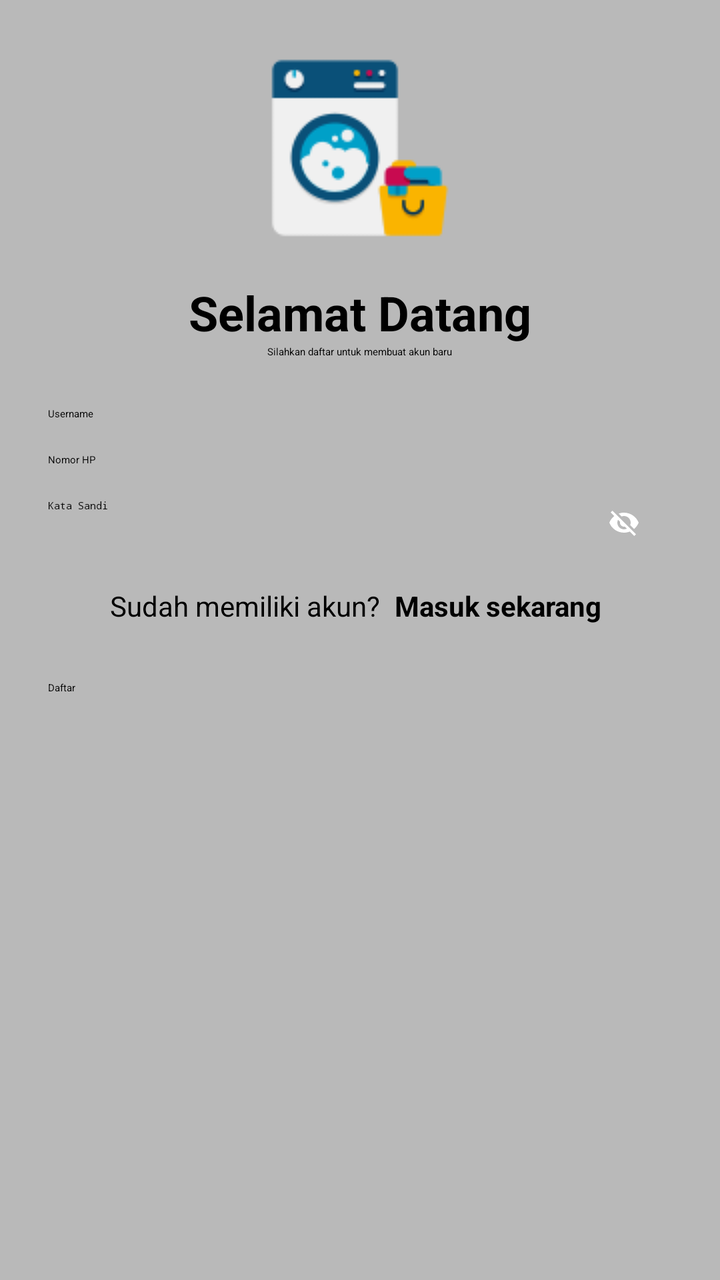
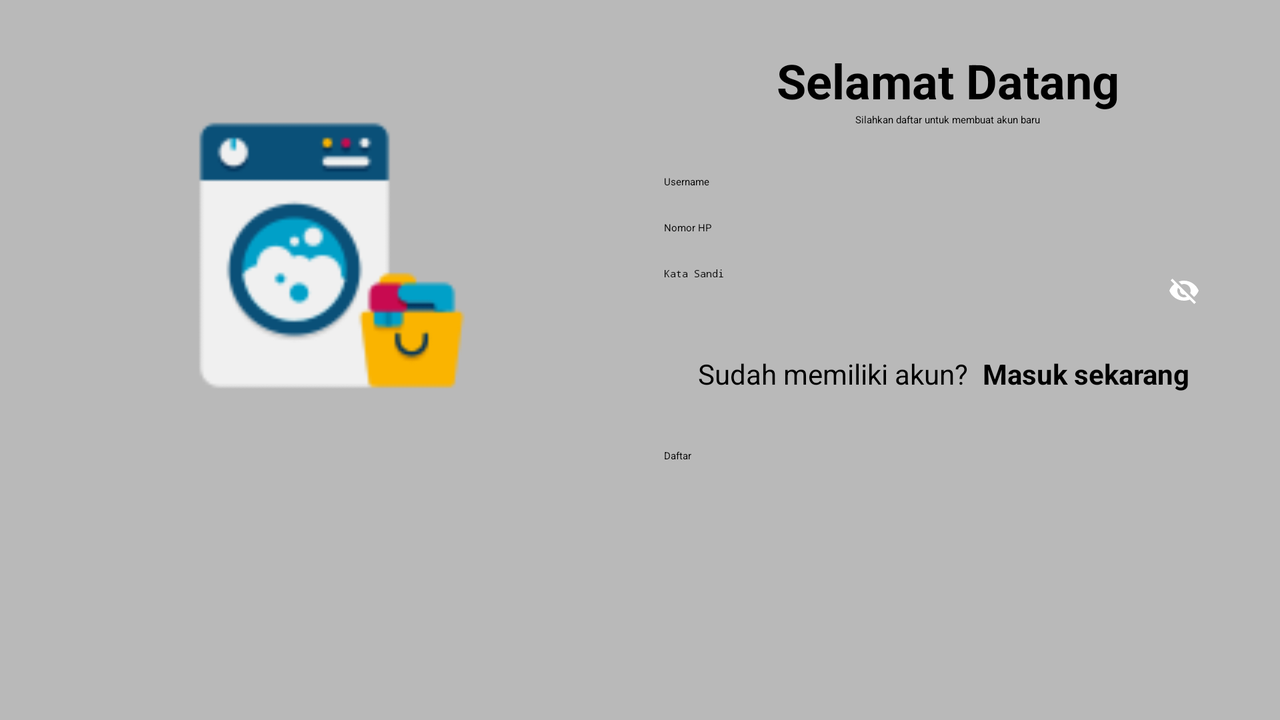

Two renders of one Android screen. The first uses the default layout on a phone; the second uses the alternative layout the repository ships for a different screen configuration, on a matching device. The two XML files are below.
<!-- AndroidManifest.xml: application theme Theme.Laundry -->
<!-- res/layout/activity_register.xml -->
<?xml version="1.0" encoding="utf-8"?>
<ScrollView xmlns:android="http://schemas.android.com/apk/res/android"
    android:layout_width="match_parent"
    android:layout_height="match_parent"
    android:background="#b9b9b9"
    android:id="@+id/register">

    <LinearLayout
        android:layout_width="match_parent"
        android:layout_height="wrap_content"
        android:orientation="vertical"
        android:padding="24dp"
        android:gravity="center_horizontal">

        <ImageView
            android:layout_width="100dp"
            android:layout_height="100dp"
            android:layout_marginBottom="16dp"
            android:src="@drawable/img" />

        <TextView
            android:id="@+id/tvselamatdatangregister"
            android:layout_width="wrap_content"
            android:layout_height="wrap_content"
            android:text="Selamat Datang"
            android:textColor="@color/black"
            android:textSize="24sp"
            android:textStyle="bold" />

        <TextView
            android:id="@+id/tvSilahkanDaftar"
            android:layout_width="wrap_content"
            android:layout_height="wrap_content"
            android:textColor="@color/black"
            android:text="Silahkan daftar untuk membuat akun baru"
            android:layout_marginBottom="24dp"
            android:gravity="center"
            android:textAlignment="center" />

        <EditText
            android:id="@+id/etusernameregister"
            android:layout_width="match_parent"
            android:layout_height="wrap_content"
            android:hint="Username"
            android:inputType="text"
            android:backgroundTint="#778899"
            android:textColorHint="@color/black"
            android:layout_marginBottom="16dp" />

        <EditText
            android:id="@+id/etnohpregister"
            android:layout_width="match_parent"
            android:layout_height="wrap_content"
            android:hint="Nomor HP"
            android:inputType="phone"
            android:backgroundTint="#778899"
            android:textColorHint="@color/black"
            android:layout_marginBottom="16dp" />

        
        <RelativeLayout
            android:layout_width="match_parent"
            android:layout_height="wrap_content"
            android:layout_marginBottom="16dp">

            <EditText
                android:id="@+id/etkatasandiregister"
                android:layout_width="match_parent"
                android:layout_height="wrap_content"
                android:hint="Kata Sandi"
                android:inputType="textPassword"
                android:backgroundTint="#778899"
                android:textColorHint="@color/black"
                android:paddingEnd="50dp"
                android:paddingRight="50dp" />

            <ImageView
                android:id="@+id/ivTogglePasswordRegister"
                android:layout_width="24dp"
                android:layout_height="24dp"
                android:layout_alignParentEnd="true"
                android:layout_alignParentRight="true"
                android:layout_centerVertical="true"
                android:layout_marginEnd="12dp"
                android:layout_marginRight="12dp"
                android:src="@drawable/ic_eye_off"
                android:background="?android:attr/selectableItemBackgroundBorderless"
                android:padding="4dp"
                android:clickable="true"
                android:focusable="true"
                android:contentDescription="Toggle password visibility" />

        </RelativeLayout>

        
        <LinearLayout
            android:layout_width="wrap_content"
            android:layout_height="wrap_content"
            android:orientation="horizontal"
            android:layout_marginBottom="24dp"
            android:gravity="center">

            <TextView
                android:layout_width="wrap_content"
                android:layout_height="wrap_content"
                android:text="Sudah memiliki akun? "
                android:textSize="14sp" />

            <TextView
                android:id="@+id/tvMasuk"
                android:layout_width="wrap_content"
                android:layout_height="wrap_content"
                android:text="Masuk sekarang"
                android:textSize="14sp"
                android:textStyle="bold"
                android:background="?android:attr/selectableItemBackground"
                android:padding="4dp"
                android:clickable="true"
                android:focusable="true" />

        </LinearLayout>

        <Button
            android:id="@+id/btdaftarregister"
            android:layout_width="match_parent"
            android:layout_height="wrap_content"
            android:text="Daftar"
            android:backgroundTint="#585858"
            android:textColor="@color/black" />

    </LinearLayout>
</ScrollView>
<!-- resources referenced by this layout -->
<resources>
  <!-- drawable ic_eye_off (drawable) -->
  <vector android:height="24dp" android:tint="#FFFFFF"
      android:viewportHeight="24" android:viewportWidth="24"
      android:width="24dp" xmlns:android="http://schemas.android.com/apk/res/android">
      <path android:fillColor="@android:color/white"
          android:pathData="M12,7c2.76,0 5,2.24 5,5 0,0.65 -0.13,1.26 -0.38,1.82l2.92,2.92c1.51,-1.26 2.7,-2.89 3.43,-4.74 -1.73,-4.39 -6,-7.5 -11,-7.5 -1.4,0 -2.74,0.25 -3.98,0.7l2.16,2.16C10.74,7.13 11.35,7 12,7zM2,4.27l2.28,2.28 0.46,0.46C3.08,8.3 1.78,10.02 1,12c1.73,4.39 6,7.5 11,7.5 1.55,0 3.03,-0.3 4.38,-0.84l0.42,0.42L19.73,22 21,20.73 3.27,3 2,4.27zM7.53,9.8l1.55,1.55c-0.05,0.21 -0.08,0.43 -0.08,0.65 0,1.66 1.34,3 3,3 0.22,0 0.44,-0.03 0.65,-0.08l1.55,1.55c-0.67,0.33 -1.41,0.53 -2.2,0.53 -2.76,0 -5,-2.24 -5,-5 0,-0.79 0.2,-1.53 0.53,-2.2z"/>
  </vector>
  <!-- drawable img: png bitmap (drawable, 4186 bytes) -->
</resources>
<!-- res/layout-land/activity_register.xml (the repository's variant of the layout above) -->
<!-- drawn on the phone turned sideways -->
<?xml version="1.0" encoding="utf-8"?>
<ScrollView xmlns:android="http://schemas.android.com/apk/res/android"
    android:layout_width="match_parent"
    android:layout_height="match_parent"
    android:background="#b9b9b9"
    android:id="@+id/register">

    <LinearLayout
        android:layout_width="match_parent"
        android:layout_height="wrap_content"
        android:orientation="horizontal"
        android:padding="24dp"
        android:gravity="center_vertical">

        
        <LinearLayout
            android:layout_width="0dp"
            android:layout_height="wrap_content"
            android:layout_weight="1"
            android:orientation="vertical"
            android:gravity="center"
            android:layout_marginEnd="24dp"
            android:layout_marginRight="24dp">

            <ImageView
                android:layout_width="150dp"
                android:layout_height="150dp"
                android:src="@drawable/img" />

        </LinearLayout>

        
        <LinearLayout
            android:layout_width="0dp"
            android:layout_height="wrap_content"
            android:layout_weight="1"
            android:orientation="vertical"
            android:gravity="center_horizontal">

            <TextView
                android:id="@+id/tvselamatdatangregister"
                android:layout_width="wrap_content"
                android:layout_height="wrap_content"
                android:text="Selamat Datang"
                android:textColor="@color/black"
                android:textSize="24sp"
                android:textStyle="bold" />

            <TextView
                android:id="@+id/tvSilahkanDaftar"
                android:layout_width="wrap_content"
                android:layout_height="wrap_content"
                android:textColor="@color/black"
                android:text="Silahkan daftar untuk membuat akun baru"
                android:layout_marginBottom="24dp"
                android:gravity="center"
                android:textAlignment="center" />

            <EditText
                android:id="@+id/etusernameregister"
                android:layout_width="match_parent"
                android:layout_height="wrap_content"
                android:hint="Username"
                android:inputType="text"
                android:backgroundTint="#778899"
                android:textColorHint="@color/black"
                android:layout_marginBottom="16dp" />

            <EditText
                android:id="@+id/etnohpregister"
                android:layout_width="match_parent"
                android:layout_height="wrap_content"
                android:hint="Nomor HP"
                android:inputType="phone"
                android:backgroundTint="#778899"
                android:textColorHint="@color/black"
                android:layout_marginBottom="16dp" />

            
            <RelativeLayout
                android:layout_width="match_parent"
                android:layout_height="wrap_content"
                android:layout_marginBottom="16dp">

                <EditText
                    android:id="@+id/etkatasandiregister"
                    android:layout_width="match_parent"
                    android:layout_height="wrap_content"
                    android:hint="Kata Sandi"
                    android:inputType="textPassword"
                    android:backgroundTint="#778899"
                    android:textColorHint="@color/black"
                    android:paddingEnd="50dp"
                    android:paddingRight="50dp" />

                <ImageView
                    android:id="@+id/ivTogglePasswordRegister"
                    android:layout_width="24dp"
                    android:layout_height="24dp"
                    android:layout_alignParentEnd="true"
                    android:layout_alignParentRight="true"
                    android:layout_centerVertical="true"
                    android:layout_marginEnd="12dp"
                    android:layout_marginRight="12dp"
                    android:src="@drawable/ic_eye_off"
                    android:background="?android:attr/selectableItemBackgroundBorderless"
                    android:padding="4dp"
                    android:clickable="true"
                    android:focusable="true"
                    android:contentDescription="Toggle password visibility" />

            </RelativeLayout>

            
            <LinearLayout
                android:layout_width="wrap_content"
                android:layout_height="wrap_content"
                android:orientation="horizontal"
                android:layout_marginBottom="24dp"
                android:gravity="center">

                <TextView
                    android:layout_width="wrap_content"
                    android:layout_height="wrap_content"
                    android:text="Sudah memiliki akun? "
                    android:textSize="14sp"
                    android:textColor="@color/black"/>

                <TextView
                    android:id="@+id/tvMasuk"
                    android:layout_width="wrap_content"
                    android:layout_height="wrap_content"
                    android:text="Masuk sekarang"
                    android:textSize="14sp"
                    android:textColor="@color/black"
                    android:textStyle="bold"
                    android:background="?android:attr/selectableItemBackground"
                    android:padding="4dp"
                    android:clickable="true"
                    android:focusable="true" />

            </LinearLayout>

            <Button
                android:id="@+id/btdaftarregister"
                android:layout_width="match_parent"
                android:layout_height="wrap_content"
                android:text="Daftar"
                android:backgroundTint="#585858"
                android:textColor="@color/black" />

        </LinearLayout>

    </LinearLayout>
</ScrollView>
